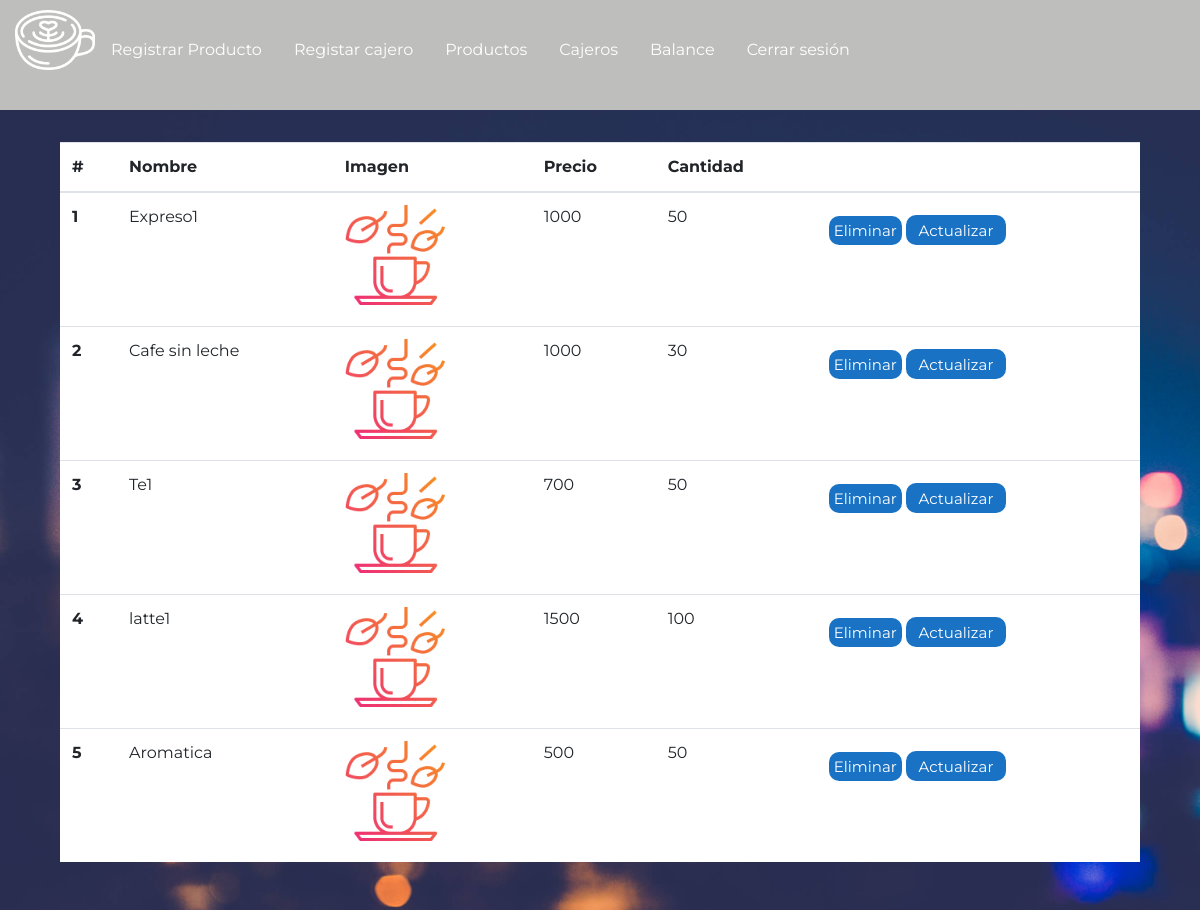
Before: /productos with the older database file.
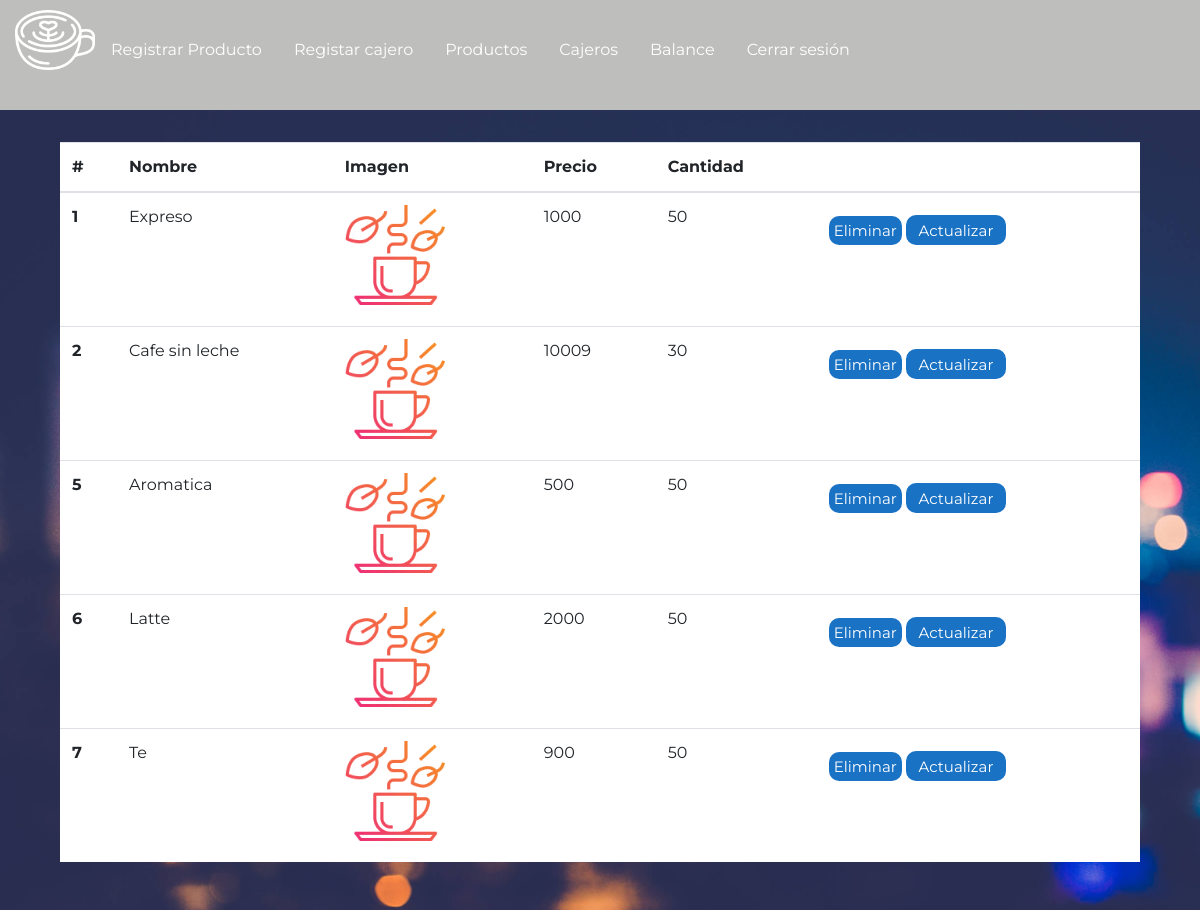
After: the same page with the newer database file.
### tables this page shows
CREATE TABLE productos (id INTEGER PRIMARY KEY AUTOINCREMENT NOT NULL, Nombre STRING NOT NULL, Precio STRING, Cantidad INT, URLimagen STRING CONSTRAINT "img/hot-tea.png" DEFAULT "img/hot-tea.png" NOT NULL);

### app.py (the view, shortened to what this page needs)
@app.route('/productos', defaults={'exito': None, 'idP': None}, methods=['GET', 'POST'])
@app.route('/productos/<exito>', defaults={'idP': None},  methods=['GET', 'POST'])
@app.route('/productos/<idP>', defaults={'exito': None}, methods=['GET', 'POST'])
def productos(exito, idP):
    if request.method == 'GET':
        if idP:
            with sqlite3.connect("brioche.db") as con:
                try:
                    cur = con.cursor()
                    cur.execute("delete from productos where id = ?", idP)
                    print("record successfully deleted")
                except:
                    print("can't be deleted")
                finally:
                    return redirect(url_for('productos'))
        else:
            con = sqlite3.connect("brioche.db")
            con.row_factory = sqlite3.Row
            cur = con.cursor()
            cur.execute("select * from productos")
            productos = cur.fetchall()
            return render_template('html/productos.html', productos=productos, exito=exito)

### templates/html/productos.html (shortened to what this page needs)
<!DOCTYPE html>
<html lang="en">
<head>
    <link rel="stylesheet" href="https://cdn.jsdelivr.net/npm/bootstrap@4.5.3/dist/css/bootstrap.min.css">
    <link rel="stylesheet" href="{{url_for('static', filename='css/usuarios.css')}}">
    <link rel="stylesheet" href="{{url_for('static', filename='css/nav.css')}}">
</head>
{% if exito == "enviado" %}
<body onload="alert('Producto actualizado exitosamente!!')">
{% elif exito == "error" %}
  <body onload="alert('Error, intente nuevamente')">
  {% else %}
  <body>
{% endif %}
    <nav class="nav">
        <img src="{{url_for('static', filename='img/latte.png')}}" alt="">
        <a href="{{url_for('registroProducto')}}" class="nav-link active">Registrar Producto</a>
        <a href="{{url_for('registroCajero')}}" class="nav-link">Registar cajero</a>
        <a href="{{url_for('productos')}}" class="nav-link">Productos</a>
        <a href="{{url_for('cajeros')}}" class="nav-link">Cajeros</a>
        <a href="{{url_for('balance')}}" class="nav-link">Balance</a>
        <a href="/" class="nav-link">Cerrar sesión</a>
    </nav>
    <div class="contenedorTabla">
      <table class="table">
          <thead>
            <tr>
              <th scope="col">#</th>
              <th scope="col">Nombre</th>
              <th scope="col">Imagen</th>
              <th scope="col">Precio</th>
              <th scope="col">Cantidad</th>
              <th scope="col"></th>
            </tr>
          </thead>
          <tbody>
            {% for producto in productos %}
            <tr>
              <th scope="row" id="id{{producto.id}}">{{producto.id}}</th>
              <td id="nombre{{producto.id}}">{{producto.nombre}}</td>
              <td>
                 <img src="{{url_for('static', filename=producto.URLimagen)}}" alt="" style="width: 100px; height: 100px;" id="imagen{{producto.id}}">
              </td>
              <td id="precio{{producto.id}}">{{producto.precio}}</td>
              <td id="cantidad{{producto.id}}">{{producto.cantidad}}</td>
              <td>
                  <a href="/productos/{{producto.id}}" class="boton " id="{{producto.id}}" >Eliminar</a>
                  <button class="boton"  data-toggle="modal" data-target="#exampleModal" onclick="abrirModalProductos(this.id)" id="{{producto.id}}">Actualizar</button>
              </td>
            </tr>
            {% endfor %}
          </tbody>
        </table>
    </div>
</body>
</html>

### static/css/usuarios.css (style rules this page uses)
* { margin: 0; padding: 0; box-sizing: border-box; font-family: "Montserrat", sans-serif; }
body { height: 100vh; width: 100vw; }
.contenedorTabla { width: 100%; height: 100%; background-image: url("../img/background.jpg"); background-size: cover; display: flex; justify-content: center; align-items: center; }
.table { background-color: white; width: 90vw; height: 90%; }
.boton { background-color: #1a72c4; color: white; border-radius: 10px; border: 0; font-size: 15px; min-width: 100px; max-width: auto; margin-top: 10px; height: 30px; color: white; padding: 5px; }

### static/css/nav.css (style rules this page uses)
* { margin: 0; padding: 0; box-sizing: border-box; font-family: "Montserrat", sans-serif; }
nav a { height: 10vh; margin-top: 30px; color: white; }
nav > img { width: 80px; height: 80px; margin-left: 15px; }
nav { background-color: #bebebc; }

Changed rows visible on the page:
removed productos: id "3", nombre "Te1", URLimagen (picture), precio "700", cantidad "50"
removed productos: id "4", nombre "latte1", URLimagen (picture), precio "1500", cantidad "100"
changed productos id 1: nombre "Expreso1" → "Expreso"
changed productos "Cafe sin leche": precio "1000" → "10009"
added productos: id "6", nombre "Latte", URLimagen (picture), precio "2000", cantidad "50"
added productos: id "7", nombre "Te", URLimagen (picture), precio "900", cantidad "50"
